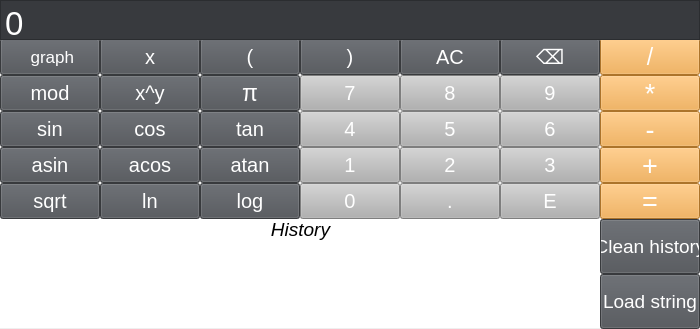
<?xml version="1.0" encoding="UTF-8"?>
<ui version="4.0">
 <class>MainWindow</class>
 <widget class="QMainWindow" name="MainWindow">
  <property name="geometry">
   <rect>
    <x>0</x>
    <y>0</y>
    <width>700</width>
    <height>329</height>
   </rect>
  </property>
  <property name="sizePolicy">
   <sizepolicy hsizetype="Fixed" vsizetype="Fixed">
    <horstretch>0</horstretch>
    <verstretch>0</verstretch>
   </sizepolicy>
  </property>
  <property name="minimumSize">
   <size>
    <width>700</width>
    <height>329</height>
   </size>
  </property>
  <property name="maximumSize">
   <size>
    <width>700</width>
    <height>329</height>
   </size>
  </property>
  <property name="font">
   <font>
    <pointsize>15</pointsize>
   </font>
  </property>
  <property name="windowTitle">
   <string>Calculator</string>
  </property>
  <property name="styleSheet">
   <string notr="true">gridline-color: rgb(46, 46, 46);</string>
  </property>
  <property name="tabShape">
   <enum>QTabWidget::Rounded</enum>
  </property>
  <widget class="QWidget" name="centralwidget">
   <widget class="QPushButton" name="pushButton_graph">
    <property name="geometry">
     <rect>
      <x>0</x>
      <y>38</y>
      <width>100</width>
      <height>37</height>
     </rect>
    </property>
    <property name="font">
     <font>
      <pointsize>13</pointsize>
      <italic>false</italic>
     </font>
    </property>
    <property name="styleSheet">
     <string notr="true">color: rgb(255, 255, 255);
background-color: rgb(78, 81, 86);</string>
    </property>
    <property name="text">
     <string> graph</string>
    </property>
    <property name="icon">
     <iconset>
      <normalon>../images/graph.svg</normalon>
     </iconset>
    </property>
    <property name="iconSize">
     <size>
      <width>57</width>
      <height>26</height>
     </size>
    </property>
   </widget>
   <widget class="QPushButton" name="pushButton_x">
    <property name="geometry">
     <rect>
      <x>100</x>
      <y>38</y>
      <width>100</width>
      <height>37</height>
     </rect>
    </property>
    <property name="font">
     <font>
      <pointsize>15</pointsize>
      <italic>false</italic>
     </font>
    </property>
    <property name="styleSheet">
     <string notr="true">color: rgb(255, 255, 255);
background-color: rgb(78, 81, 86);</string>
    </property>
    <property name="text">
     <string>x</string>
    </property>
   </widget>
   <widget class="QPushButton" name="pushButton_open_br">
    <property name="geometry">
     <rect>
      <x>200</x>
      <y>38</y>
      <width>100</width>
      <height>37</height>
     </rect>
    </property>
    <property name="font">
     <font>
      <pointsize>15</pointsize>
      <italic>false</italic>
     </font>
    </property>
    <property name="styleSheet">
     <string notr="true">color: rgb(255, 255, 255);
background-color: rgb(78, 81, 86);</string>
    </property>
    <property name="text">
     <string>(</string>
    </property>
   </widget>
   <widget class="QPushButton" name="pushButton_close_br">
    <property name="geometry">
     <rect>
      <x>300</x>
      <y>38</y>
      <width>100</width>
      <height>37</height>
     </rect>
    </property>
    <property name="font">
     <font>
      <pointsize>15</pointsize>
      <italic>false</italic>
     </font>
    </property>
    <property name="styleSheet">
     <string notr="true">color: rgb(255, 255, 255);
background-color: rgb(78, 81, 86);</string>
    </property>
    <property name="text">
     <string>)</string>
    </property>
   </widget>
   <widget class="QPushButton" name="pushButton_div">
    <property name="geometry">
     <rect>
      <x>600</x>
      <y>38</y>
      <width>100</width>
      <height>37</height>
     </rect>
    </property>
    <property name="font">
     <font>
      <pointsize>17</pointsize>
      <italic>false</italic>
     </font>
    </property>
    <property name="accessibleDescription">
     <string/>
    </property>
    <property name="autoFillBackground">
     <bool>false</bool>
    </property>
    <property name="styleSheet">
     <string notr="true">background-color: rgb(241, 163, 60);
color: rgb(255, 255, 255);
</string>
    </property>
    <property name="text">
     <string>/</string>
    </property>
   </widget>
   <widget class="QPushButton" name="pushButton_ac">
    <property name="geometry">
     <rect>
      <x>400</x>
      <y>38</y>
      <width>100</width>
      <height>37</height>
     </rect>
    </property>
    <property name="font">
     <font>
      <pointsize>15</pointsize>
      <italic>false</italic>
     </font>
    </property>
    <property name="styleSheet">
     <string notr="true">color: rgb(255, 255, 255);
background-color: rgb(78, 81, 86);</string>
    </property>
    <property name="text">
     <string>AC</string>
    </property>
   </widget>
   <widget class="QPushButton" name="pushButton_c">
    <property name="geometry">
     <rect>
      <x>500</x>
      <y>38</y>
      <width>100</width>
      <height>37</height>
     </rect>
    </property>
    <property name="font">
     <font>
      <pointsize>15</pointsize>
      <italic>false</italic>
     </font>
    </property>
    <property name="styleSheet">
     <string notr="true">color: rgb(255, 255, 255);
background-color: rgb(78, 81, 86);</string>
    </property>
    <property name="text">
     <string>⌫</string>
    </property>
   </widget>
   <widget class="QPushButton" name="pushButton_mod">
    <property name="geometry">
     <rect>
      <x>0</x>
      <y>75</y>
      <width>100</width>
      <height>36</height>
     </rect>
    </property>
    <property name="font">
     <font>
      <pointsize>15</pointsize>
      <italic>false</italic>
     </font>
    </property>
    <property name="styleSheet">
     <string notr="true">color: rgb(255, 255, 255);
background-color: rgb(78, 81, 86);</string>
    </property>
    <property name="text">
     <string>mod</string>
    </property>
   </widget>
   <widget class="QPushButton" name="pushButton_7">
    <property name="geometry">
     <rect>
      <x>300</x>
      <y>75</y>
      <width>100</width>
      <height>36</height>
     </rect>
    </property>
    <property name="font">
     <font>
      <pointsize>15</pointsize>
      <italic>false</italic>
      <bold>false</bold>
     </font>
    </property>
    <property name="styleSheet">
     <string notr="true">color: rgb(255, 255, 255);
background-color: rgb(177, 177, 177);</string>
    </property>
    <property name="text">
     <string>7</string>
    </property>
   </widget>
   <widget class="QPushButton" name="pushButton_9">
    <property name="geometry">
     <rect>
      <x>500</x>
      <y>75</y>
      <width>100</width>
      <height>36</height>
     </rect>
    </property>
    <property name="font">
     <font>
      <pointsize>15</pointsize>
      <italic>false</italic>
     </font>
    </property>
    <property name="styleSheet">
     <string notr="true">color: rgb(255, 255, 255);
background-color: rgb(177, 177, 177);</string>
    </property>
    <property name="text">
     <string>9</string>
    </property>
   </widget>
   <widget class="QPushButton" name="pushButton_8">
    <property name="geometry">
     <rect>
      <x>400</x>
      <y>75</y>
      <width>100</width>
      <height>36</height>
     </rect>
    </property>
    <property name="font">
     <font>
      <pointsize>15</pointsize>
      <italic>false</italic>
     </font>
    </property>
    <property name="styleSheet">
     <string notr="true">color: rgb(255, 255, 255);
background-color: rgb(177, 177, 177);</string>
    </property>
    <property name="text">
     <string>8</string>
    </property>
   </widget>
   <widget class="QPushButton" name="pushButton_exponentiation">
    <property name="geometry">
     <rect>
      <x>100</x>
      <y>75</y>
      <width>100</width>
      <height>36</height>
     </rect>
    </property>
    <property name="font">
     <font>
      <family>.AppleSystemUIFont</family>
      <pointsize>15</pointsize>
      <italic>false</italic>
     </font>
    </property>
    <property name="styleSheet">
     <string notr="true">color: rgb(255, 255, 255);
background-color: rgb(78, 81, 86);</string>
    </property>
    <property name="text">
     <string>x^y</string>
    </property>
   </widget>
   <widget class="QPushButton" name="pushButton_mul">
    <property name="geometry">
     <rect>
      <x>600</x>
      <y>75</y>
      <width>100</width>
      <height>36</height>
     </rect>
    </property>
    <property name="font">
     <font>
      <pointsize>20</pointsize>
      <italic>false</italic>
     </font>
    </property>
    <property name="styleSheet">
     <string notr="true">color: rgb(255, 255, 255);
background-color: rgb(241, 163, 60);</string>
    </property>
    <property name="text">
     <string>*</string>
    </property>
   </widget>
   <widget class="QPushButton" name="pushButton_pi">
    <property name="geometry">
     <rect>
      <x>200</x>
      <y>75</y>
      <width>100</width>
      <height>36</height>
     </rect>
    </property>
    <property name="font">
     <font>
      <pointsize>17</pointsize>
      <italic>false</italic>
     </font>
    </property>
    <property name="styleSheet">
     <string notr="true">color: rgb(255, 255, 255);
background-color: rgb(78, 81, 86);</string>
    </property>
    <property name="text">
     <string>π</string>
    </property>
   </widget>
   <widget class="QPushButton" name="pushButton_sin">
    <property name="geometry">
     <rect>
      <x>0</x>
      <y>111</y>
      <width>100</width>
      <height>36</height>
     </rect>
    </property>
    <property name="font">
     <font>
      <pointsize>15</pointsize>
      <italic>false</italic>
     </font>
    </property>
    <property name="styleSheet">
     <string notr="true">color: rgb(255, 255, 255);
background-color: rgb(78, 81, 86);</string>
    </property>
    <property name="text">
     <string>sin</string>
    </property>
   </widget>
   <widget class="QPushButton" name="pushButton_cos">
    <property name="geometry">
     <rect>
      <x>100</x>
      <y>111</y>
      <width>100</width>
      <height>36</height>
     </rect>
    </property>
    <property name="font">
     <font>
      <pointsize>15</pointsize>
      <italic>false</italic>
     </font>
    </property>
    <property name="styleSheet">
     <string notr="true">color: rgb(255, 255, 255);
background-color: rgb(78, 81, 86);</string>
    </property>
    <property name="text">
     <string>cos</string>
    </property>
   </widget>
   <widget class="QPushButton" name="pushButton_6">
    <property name="geometry">
     <rect>
      <x>500</x>
      <y>111</y>
      <width>100</width>
      <height>36</height>
     </rect>
    </property>
    <property name="font">
     <font>
      <pointsize>15</pointsize>
      <italic>false</italic>
     </font>
    </property>
    <property name="styleSheet">
     <string notr="true">color: rgb(255, 255, 255);
background-color: rgb(177, 177, 177);</string>
    </property>
    <property name="text">
     <string>6</string>
    </property>
   </widget>
   <widget class="QPushButton" name="pushButton_4">
    <property name="geometry">
     <rect>
      <x>300</x>
      <y>111</y>
      <width>100</width>
      <height>36</height>
     </rect>
    </property>
    <property name="font">
     <font>
      <pointsize>15</pointsize>
      <italic>false</italic>
     </font>
    </property>
    <property name="styleSheet">
     <string notr="true">color: rgb(255, 255, 255);
background-color: rgb(177, 177, 177);</string>
    </property>
    <property name="text">
     <string>4</string>
    </property>
   </widget>
   <widget class="QPushButton" name="pushButton_sub">
    <property name="geometry">
     <rect>
      <x>600</x>
      <y>111</y>
      <width>100</width>
      <height>36</height>
     </rect>
    </property>
    <property name="font">
     <font>
      <pointsize>20</pointsize>
      <italic>false</italic>
     </font>
    </property>
    <property name="layoutDirection">
     <enum>Qt::LeftToRight</enum>
    </property>
    <property name="autoFillBackground">
     <bool>false</bool>
    </property>
    <property name="styleSheet">
     <string notr="true">background-color: rgb(241, 163, 60);
color: rgb(255, 255, 255);</string>
    </property>
    <property name="text">
     <string>-</string>
    </property>
   </widget>
   <widget class="QPushButton" name="pushButton_tan">
    <property name="geometry">
     <rect>
      <x>200</x>
      <y>111</y>
      <width>100</width>
      <height>36</height>
     </rect>
    </property>
    <property name="font">
     <font>
      <pointsize>15</pointsize>
      <italic>false</italic>
     </font>
    </property>
    <property name="styleSheet">
     <string notr="true">color: rgb(255, 255, 255);
background-color: rgb(78, 81, 86);</string>
    </property>
    <property name="text">
     <string>tan</string>
    </property>
   </widget>
   <widget class="QPushButton" name="pushButton_5">
    <property name="geometry">
     <rect>
      <x>400</x>
      <y>111</y>
      <width>100</width>
      <height>36</height>
     </rect>
    </property>
    <property name="font">
     <font>
      <pointsize>15</pointsize>
      <italic>false</italic>
     </font>
    </property>
    <property name="styleSheet">
     <string notr="true">color: rgb(255, 255, 255);
background-color: rgb(177, 177, 177);</string>
    </property>
    <property name="text">
     <string>5</string>
    </property>
   </widget>
   <widget class="QPushButton" name="pushButton_acos">
    <property name="geometry">
     <rect>
      <x>100</x>
      <y>147</y>
      <width>100</width>
      <height>36</height>
     </rect>
    </property>
    <property name="font">
     <font>
      <pointsize>15</pointsize>
      <italic>false</italic>
     </font>
    </property>
    <property name="styleSheet">
     <string notr="true">color: rgb(255, 255, 255);
background-color: rgb(78, 81, 86);</string>
    </property>
    <property name="text">
     <string>acos</string>
    </property>
   </widget>
   <widget class="QPushButton" name="pushButton_atan">
    <property name="geometry">
     <rect>
      <x>200</x>
      <y>147</y>
      <width>100</width>
      <height>36</height>
     </rect>
    </property>
    <property name="font">
     <font>
      <pointsize>15</pointsize>
      <italic>false</italic>
     </font>
    </property>
    <property name="styleSheet">
     <string notr="true">color: rgb(255, 255, 255);
background-color: rgb(78, 81, 86);</string>
    </property>
    <property name="text">
     <string>atan</string>
    </property>
   </widget>
   <widget class="QPushButton" name="pushButton_add">
    <property name="geometry">
     <rect>
      <x>600</x>
      <y>147</y>
      <width>100</width>
      <height>36</height>
     </rect>
    </property>
    <property name="font">
     <font>
      <pointsize>20</pointsize>
      <italic>false</italic>
     </font>
    </property>
    <property name="styleSheet">
     <string notr="true">color: rgb(255, 255, 255);
background-color: rgb(241, 163, 60);</string>
    </property>
    <property name="text">
     <string>+</string>
    </property>
   </widget>
   <widget class="QPushButton" name="pushButton_asin">
    <property name="geometry">
     <rect>
      <x>0</x>
      <y>147</y>
      <width>100</width>
      <height>36</height>
     </rect>
    </property>
    <property name="font">
     <font>
      <pointsize>15</pointsize>
      <italic>false</italic>
     </font>
    </property>
    <property name="styleSheet">
     <string notr="true">color: rgb(255, 255, 255);
background-color: rgb(78, 81, 86);</string>
    </property>
    <property name="text">
     <string>asin</string>
    </property>
   </widget>
   <widget class="QPushButton" name="pushButton_3">
    <property name="geometry">
     <rect>
      <x>500</x>
      <y>147</y>
      <width>100</width>
      <height>36</height>
     </rect>
    </property>
    <property name="font">
     <font>
      <pointsize>15</pointsize>
      <italic>false</italic>
     </font>
    </property>
    <property name="styleSheet">
     <string notr="true">color: rgb(255, 255, 255);
background-color: rgb(177, 177, 177);</string>
    </property>
    <property name="text">
     <string>3</string>
    </property>
   </widget>
   <widget class="QPushButton" name="pushButton_2">
    <property name="geometry">
     <rect>
      <x>400</x>
      <y>147</y>
      <width>100</width>
      <height>36</height>
     </rect>
    </property>
    <property name="font">
     <font>
      <pointsize>15</pointsize>
      <italic>false</italic>
     </font>
    </property>
    <property name="styleSheet">
     <string notr="true">color: rgb(255, 255, 255);
background-color: rgb(177, 177, 177);</string>
    </property>
    <property name="text">
     <string>2</string>
    </property>
   </widget>
   <widget class="QPushButton" name="pushButton_1">
    <property name="geometry">
     <rect>
      <x>300</x>
      <y>147</y>
      <width>100</width>
      <height>36</height>
     </rect>
    </property>
    <property name="font">
     <font>
      <pointsize>15</pointsize>
      <italic>false</italic>
     </font>
    </property>
    <property name="styleSheet">
     <string notr="true">color: rgb(255, 255, 255);
background-color: rgb(177, 177, 177);</string>
    </property>
    <property name="text">
     <string>1</string>
    </property>
   </widget>
   <widget class="QPushButton" name="pushButton_equal">
    <property name="geometry">
     <rect>
      <x>600</x>
      <y>183</y>
      <width>100</width>
      <height>36</height>
     </rect>
    </property>
    <property name="maximumSize">
     <size>
      <width>100</width>
      <height>16777215</height>
     </size>
    </property>
    <property name="font">
     <font>
      <pointsize>20</pointsize>
      <italic>false</italic>
      <kerning>true</kerning>
     </font>
    </property>
    <property name="styleSheet">
     <string notr="true">color: rgb(255, 255, 255);
background-color: rgb(241, 163, 60);</string>
    </property>
    <property name="text">
     <string>=</string>
    </property>
   </widget>
   <widget class="QPushButton" name="pushButton_dot">
    <property name="geometry">
     <rect>
      <x>400</x>
      <y>183</y>
      <width>100</width>
      <height>36</height>
     </rect>
    </property>
    <property name="font">
     <font>
      <pointsize>15</pointsize>
      <italic>false</italic>
     </font>
    </property>
    <property name="styleSheet">
     <string notr="true">color: rgb(255, 255, 255);
background-color: rgb(177, 177, 177);</string>
    </property>
    <property name="text">
     <string>.</string>
    </property>
   </widget>
   <widget class="QPushButton" name="pushButton_sqrt">
    <property name="geometry">
     <rect>
      <x>0</x>
      <y>183</y>
      <width>100</width>
      <height>36</height>
     </rect>
    </property>
    <property name="font">
     <font>
      <pointsize>15</pointsize>
      <italic>false</italic>
     </font>
    </property>
    <property name="styleSheet">
     <string notr="true">color: rgb(255, 255, 255);
background-color: rgb(78, 81, 86);</string>
    </property>
    <property name="text">
     <string>sqrt</string>
    </property>
   </widget>
   <widget class="QPushButton" name="pushButton_0">
    <property name="geometry">
     <rect>
      <x>300</x>
      <y>183</y>
      <width>100</width>
      <height>36</height>
     </rect>
    </property>
    <property name="font">
     <font>
      <pointsize>15</pointsize>
      <italic>false</italic>
     </font>
    </property>
    <property name="styleSheet">
     <string notr="true">color: rgb(255, 255, 255);
background-color: rgb(177, 177, 177);</string>
    </property>
    <property name="text">
     <string>0</string>
    </property>
   </widget>
   <widget class="QPushButton" name="pushButton_log">
    <property name="geometry">
     <rect>
      <x>200</x>
      <y>183</y>
      <width>100</width>
      <height>36</height>
     </rect>
    </property>
    <property name="font">
     <font>
      <pointsize>15</pointsize>
      <italic>false</italic>
     </font>
    </property>
    <property name="styleSheet">
     <string notr="true">color: rgb(255, 255, 255);
background-color: rgb(78, 81, 86);</string>
    </property>
    <property name="text">
     <string>log</string>
    </property>
   </widget>
   <widget class="QPushButton" name="pushButton_exp">
    <property name="geometry">
     <rect>
      <x>500</x>
      <y>183</y>
      <width>100</width>
      <height>36</height>
     </rect>
    </property>
    <property name="font">
     <font>
      <pointsize>15</pointsize>
      <italic>false</italic>
     </font>
    </property>
    <property name="styleSheet">
     <string notr="true">color: rgb(255, 255, 255);
background-color: rgb(177, 177, 177);</string>
    </property>
    <property name="text">
     <string>E</string>
    </property>
   </widget>
   <widget class="QPushButton" name="pushButton_ln">
    <property name="geometry">
     <rect>
      <x>100</x>
      <y>183</y>
      <width>100</width>
      <height>36</height>
     </rect>
    </property>
    <property name="font">
     <font>
      <pointsize>15</pointsize>
      <italic>false</italic>
     </font>
    </property>
    <property name="styleSheet">
     <string notr="true">color: rgb(255, 255, 255);
background-color: rgb(78, 81, 86);</string>
    </property>
    <property name="text">
     <string>ln</string>
    </property>
   </widget>
   <widget class="QPushButton" name="pushButton_clean_histoty">
    <property name="geometry">
     <rect>
      <x>600</x>
      <y>219</y>
      <width>100</width>
      <height>55</height>
     </rect>
    </property>
    <property name="font">
     <font>
      <pointsize>14</pointsize>
      <italic>false</italic>
     </font>
    </property>
    <property name="styleSheet">
     <string notr="true">color: rgb(255, 255, 255);
background-color: rgb(78, 81, 86);
</string>
    </property>
    <property name="text">
     <string>Clean history</string>
    </property>
   </widget>
   <widget class="QPushButton" name="pushButton_load_expres">
    <property name="geometry">
     <rect>
      <x>600</x>
      <y>274</y>
      <width>100</width>
      <height>55</height>
     </rect>
    </property>
    <property name="font">
     <font>
      <pointsize>14</pointsize>
      <italic>false</italic>
     </font>
    </property>
    <property name="styleSheet">
     <string notr="true">color: rgb(255, 255, 255);
background-color: rgb(78, 81, 86);</string>
    </property>
    <property name="text">
     <string>Load string</string>
    </property>
   </widget>
   <widget class="QListWidget" name="list_history">
    <property name="geometry">
     <rect>
      <x>0</x>
      <y>239</y>
      <width>601</width>
      <height>89</height>
     </rect>
    </property>
    <property name="font">
     <font>
      <pointsize>14</pointsize>
     </font>
    </property>
    <property name="layoutDirection">
     <enum>Qt::LeftToRight</enum>
    </property>
    <property name="autoFillBackground">
     <bool>false</bool>
    </property>
    <property name="frameShape">
     <enum>QFrame::NoFrame</enum>
    </property>
   </widget>
   <widget class="QLabel" name="label_text_3">
    <property name="geometry">
     <rect>
      <x>0</x>
      <y>219</y>
      <width>601</width>
      <height>21</height>
     </rect>
    </property>
    <property name="font">
     <font>
      <pointsize>14</pointsize>
      <italic>true</italic>
      <kerning>false</kerning>
     </font>
    </property>
    <property name="autoFillBackground">
     <bool>false</bool>
    </property>
    <property name="styleSheet">
     <string notr="true">background-color: rgb(255, 255, 255);</string>
    </property>
    <property name="frameShape">
     <enum>QFrame::NoFrame</enum>
    </property>
    <property name="frameShadow">
     <enum>QFrame::Sunken</enum>
    </property>
    <property name="lineWidth">
     <number>1</number>
    </property>
    <property name="text">
     <string>History</string>
    </property>
    <property name="alignment">
     <set>Qt::AlignCenter</set>
    </property>
    <property name="indent">
     <number>0</number>
    </property>
   </widget>
   <widget class="QPlainTextEdit" name="text_edit">
    <property name="geometry">
     <rect>
      <x>0</x>
      <y>0</y>
      <width>700</width>
      <height>40</height>
     </rect>
    </property>
    <property name="sizePolicy">
     <sizepolicy hsizetype="Fixed" vsizetype="Fixed">
      <horstretch>0</horstretch>
      <verstretch>0</verstretch>
     </sizepolicy>
    </property>
    <property name="minimumSize">
     <size>
      <width>700</width>
      <height>40</height>
     </size>
    </property>
    <property name="maximumSize">
     <size>
      <width>700</width>
      <height>40</height>
     </size>
    </property>
    <property name="font">
     <font>
      <family>Arial</family>
      <pointsize>25</pointsize>
      <kerning>true</kerning>
     </font>
    </property>
    <property name="cursor" stdset="0">
     <cursorShape>IBeamCursor</cursorShape>
    </property>
    <property name="mouseTracking">
     <bool>true</bool>
    </property>
    <property name="focusPolicy">
     <enum>Qt::ClickFocus</enum>
    </property>
    <property name="layoutDirection">
     <enum>Qt::LeftToRight</enum>
    </property>
    <property name="styleSheet">
     <string notr="true">background-color: rgb(56, 58, 62);
color: rgb(255, 255, 255);
</string>
    </property>
    <property name="inputMethodHints">
     <set>Qt::ImhNone</set>
    </property>
    <property name="frameShape">
     <enum>QFrame::StyledPanel</enum>
    </property>
    <property name="frameShadow">
     <enum>QFrame::Sunken</enum>
    </property>
    <property name="verticalScrollBarPolicy">
     <enum>Qt::ScrollBarAlwaysOff</enum>
    </property>
    <property name="horizontalScrollBarPolicy">
     <enum>Qt::ScrollBarAsNeeded</enum>
    </property>
    <property name="sizeAdjustPolicy">
     <enum>QAbstractScrollArea::AdjustIgnored</enum>
    </property>
    <property name="undoRedoEnabled">
     <bool>false</bool>
    </property>
    <property name="lineWrapMode">
     <enum>QPlainTextEdit::NoWrap</enum>
    </property>
    <property name="readOnly">
     <bool>true</bool>
    </property>
    <property name="plainText">
     <string>0</string>
    </property>
    <property name="maximumBlockCount">
     <number>256</number>
    </property>
    <property name="centerOnScroll">
     <bool>true</bool>
    </property>
   </widget>
   <zorder>list_history</zorder>
   <zorder>label_text_3</zorder>
   <zorder>pushButton_graph</zorder>
   <zorder>pushButton_x</zorder>
   <zorder>pushButton_open_br</zorder>
   <zorder>pushButton_close_br</zorder>
   <zorder>pushButton_div</zorder>
   <zorder>pushButton_ac</zorder>
   <zorder>pushButton_c</zorder>
   <zorder>pushButton_mod</zorder>
   <zorder>pushButton_7</zorder>
   <zorder>pushButton_9</zorder>
   <zorder>pushButton_8</zorder>
   <zorder>pushButton_exponentiation</zorder>
   <zorder>pushButton_mul</zorder>
   <zorder>pushButton_pi</zorder>
   <zorder>pushButton_sin</zorder>
   <zorder>pushButton_cos</zorder>
   <zorder>pushButton_6</zorder>
   <zorder>pushButton_4</zorder>
   <zorder>pushButton_sub</zorder>
   <zorder>pushButton_tan</zorder>
   <zorder>pushButton_5</zorder>
   <zorder>pushButton_acos</zorder>
   <zorder>pushButton_atan</zorder>
   <zorder>pushButton_add</zorder>
   <zorder>pushButton_asin</zorder>
   <zorder>pushButton_3</zorder>
   <zorder>pushButton_2</zorder>
   <zorder>pushButton_1</zorder>
   <zorder>pushButton_equal</zorder>
   <zorder>pushButton_dot</zorder>
   <zorder>pushButton_sqrt</zorder>
   <zorder>pushButton_0</zorder>
   <zorder>pushButton_log</zorder>
   <zorder>pushButton_exp</zorder>
   <zorder>pushButton_ln</zorder>
   <zorder>pushButton_clean_histoty</zorder>
   <zorder>pushButton_load_expres</zorder>
   <zorder>text_edit</zorder>
  </widget>
  <action name="actionAbout">
   <property name="text">
    <string>About</string>
   </property>
  </action>
 </widget>
 <resources/>
 <connections/>
</ui>
